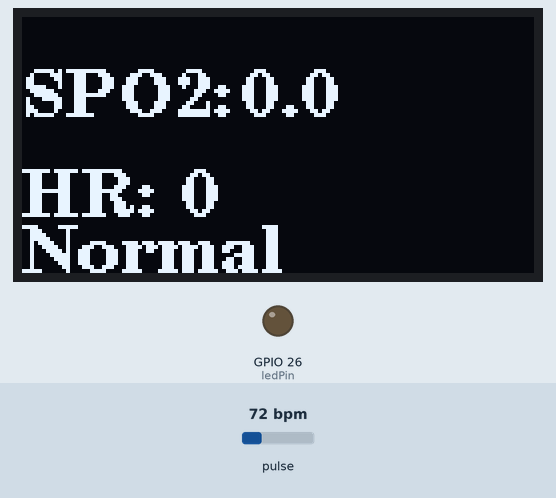
Simulated run of this sketch. Board: ESP32. Parts: 128×64 one-colour display, output pins drawn as LEDs (lit = HIGH). The test bench sets the inputs (shaded band); at power-on: pulse 72 bpm. WiFi joins after 1.5 s; servers stay silent unless stated; no MQTT or app messages arrive unless stated; what the sketch prints to the serial monitor is not drawn.

Above: at 2.7 s.
2.8 s: pulse set to 42 bpm
At 4.9 s:
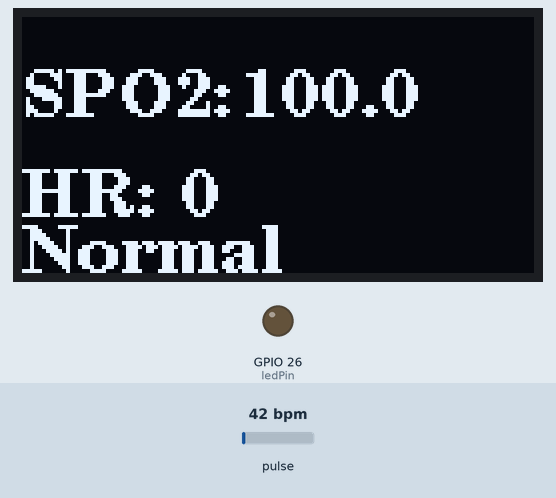
5.7 s: pulse set to 70 bpm
At 8.9 s:
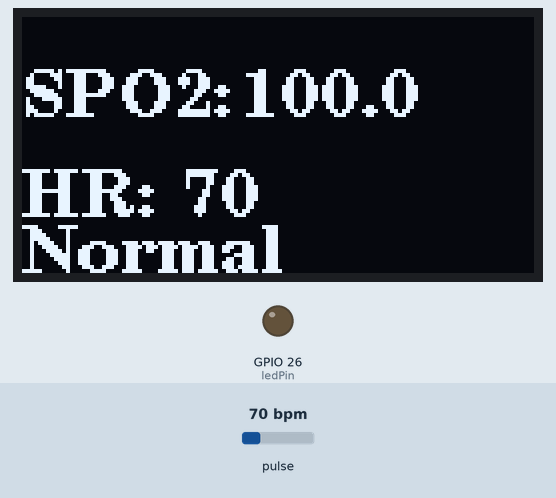
11.7 s: pulse set to 100 bpm
At 14.0 s:
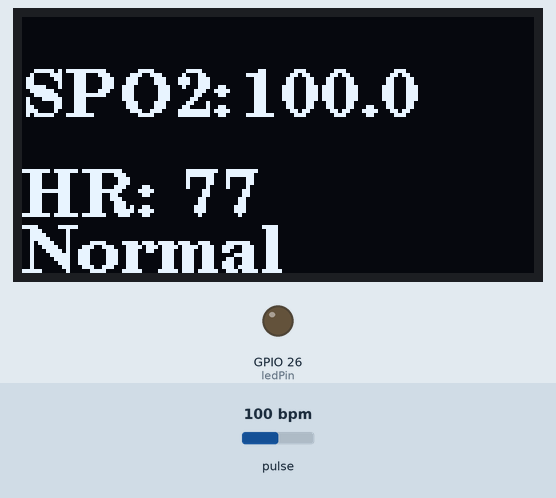
Timing chart, 0 to 15.4 s (numbered marks = the images above; inputs shaded):
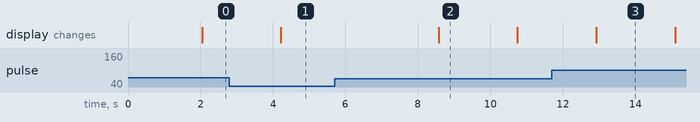

The sketch:

oximeter.ino
```cpp
#include <WiFi.h>
#include <WiFiClientSecure.h>
#include <PubSubClient.h>
#include <U8g2lib.h>
#include <Wire.h>
#include <math.h>
#include "MAX30105.h"
#include "heartRate.h"
#include "ca_cert.h"

const char* ssid = "YOUR_WIFI_SSID";
const char* password = "YOUR_WIFI_PASSWORD";

// EMQX Cloud 私有部署（MQTT over TLS）
const char* mqttServer = "YOUR_INSTANCE.ala.cn-hangzhou.emqxsl.cn";
const int mqttPort = 8883;
const char* clientId = "esp32-oxygen-001";
// 在 EMQX Cloud：访问控制 → 客户端认证 中创建，非 API Key
const char* mqttUser = "YOUR_MQTT_USER";
const char* mqttPassword = "YOUR_MQTT_PASSWORD";

const int ledPin = 26;
const char* pub_topic = "sensor/oxygen/status";
const char* sub_topic = "sensor/oxygen/control";

// 手指检测阈值（降低后更易触发）
const long FINGER_IR_THRESHOLD = 25000;
const long FINGER_RED_THRESHOLD = 5000;
const int FINGER_LOST_MAX = 5;

// MAX30102 为 18 位 ADC，262143 为满量程；超过此值说明 LED 过亮饱和
const long ADC_MAX = 262143;
const long ADC_SAT = 248000;
const long IR_TARGET_MIN = 80000;   // IR 偏低时自动增强 LED，利于心率检测
const byte LED_LEVEL_MAX = 0x55;
const byte LED_LEVEL_MIN = 0x18;

// 低血氧报警阈值（恢复正常后自动解除）
const float SPO2_ALARM_LOW = 88.0f;
const float SPO2_ALARM_CLEAR = 92.0f;
const int I2C_SDA = 21;
const int I2C_SCL = 22;

U8G2_SSD1306_128X64_NONAME_F_HW_I2C u8g2(U8G2_R0, U8X8_PIN_NONE);
WiFiClientSecure espClient;
PubSubClient client(espClient);
MAX30105 particleSensor;

float spo2 = 0;
float heartRate = 0;
bool isBlinking = false;
int ledState = 0;
unsigned long lastReportTime = 0;
unsigned long lastBlinkTime = 0;

const byte RATE_SIZE = 8;
byte rates[RATE_SIZE];
byte rateSpot = 0;
long lastBeat = 0;
float beatsPerMinute;
int beatAvg;
int lowSpo2Count = 0;

int getDisplayHeartRate() {
  int hr = beatAvg > 0 ? beatAvg : (int)(beatsPerMinute + 0.5f);
  // 光学心率常见半频误检（显示 30 实际约 60）
  if (hr > 0 && hr < 48) hr *= 2;
  if (hr > 150) hr = hr / 2;
  if (hr > 0 && hr < 50) return 0;
  return hr;
}

void processHeartBeat(long irValue) {
  if (irValue <= FINGER_IR_THRESHOLD) return;
  if (!checkForBeat(irValue)) return;

  long now = millis();
  if (lastBeat > 0) {
    long delta = now - lastBeat;
    // 只接受 50~140 BPM 对应的间隔，过滤 30 BPM 等半频误检
    if (delta >= 430 && delta <= 1200) {
      beatsPerMinute = 60000.0f / delta;
      if (beatsPerMinute <= 140 && beatsPerMinute >= 50) {
        rates[rateSpot++] = (byte)(beatsPerMinute + 0.5f);
        rateSpot %= RATE_SIZE;
        beatAvg = 0;
        for (byte x = 0; x < RATE_SIZE; x++) beatAvg += rates[x];
        beatAvg /= RATE_SIZE;
      }
    }
  }
  lastBeat = now;
}

// 血氧计算相关变量
const int SPO2_SAMPLE_SIZE = 25;  // 减小以加快首次出值
float irBuffer[SPO2_SAMPLE_SIZE];
float redBuffer[SPO2_SAMPLE_SIZE];
int sampleIndex = 0;
bool bufferFilled = false;
float calculatedSpO2 = 0;
float spo2Smoothed = 0;
int fingerLostCount = 0;
byte ledLevel = 0x32;

float calculateSpO2(float* redBuffer, float* irBuffer, int bufferSize);
void resetSpo2Buffer();

bool isSignalSaturated(long ir, long red) {
  return ir >= ADC_SAT || red >= ADC_SAT;
}

void setLedLevel(byte level) {
  ledLevel = level;
  particleSensor.setPulseAmplitudeRed(ledLevel);
  particleSensor.setPulseAmplitudeIR(ledLevel);
}

void autoAdjustLed(long ir, long red) {
  static unsigned long lastBoostMs = 0;

  if (isSignalSaturated(ir, red) && ledLevel > LED_LEVEL_MIN) {
    setLedLevel(ledLevel - 0x0C);
    resetSpo2Buffer();
    Serial.printf("信号饱和(IR=%ld RED=%ld)，LED降至 0x%02X\n", ir, red, ledLevel);
    return;
  }

  if (ir > FINGER_IR_THRESHOLD && ir < IR_TARGET_MIN && !isSignalSaturated(ir, red)
      && ledLevel < LED_LEVEL_MAX && millis() - lastBoostMs > 2000) {
    setLedLevel(ledLevel + 0x06);
    lastBoostMs = millis();
    Serial.printf("信号偏弱(IR=%ld)，LED升至 0x%02X\n", ir, ledLevel);
  }
}

void addSpo2Sample(long ir, long red) {
  if (isSignalSaturated(ir, red)) return;
  irBuffer[sampleIndex] = ir;
  redBuffer[sampleIndex] = red;
  sampleIndex++;
  if (sampleIndex >= SPO2_SAMPLE_SIZE) {
    sampleIndex = 0;
    bufferFilled = true;
  }
  if (bufferFilled) {
    float raw = calculateSpO2(redBuffer, irBuffer, SPO2_SAMPLE_SIZE);
    // 拒绝单次大幅跳水（如 96→74），避免误报警
    if (spo2Smoothed > 0 && raw < spo2Smoothed - 12.0f) {
      raw = spo2Smoothed - 4.0f;
    }
    if (spo2Smoothed <= 0) spo2Smoothed = raw;
    else spo2Smoothed = spo2Smoothed * 0.75f + raw * 0.25f;
    calculatedSpO2 = spo2Smoothed;
  }
}

void resetHeartRate() {
  beatAvg = 0;
  beatsPerMinute = 0;
  rateSpot = 0;
  lowSpo2Count = 0;
  for (byte i = 0; i < RATE_SIZE; i++) rates[i] = 0;
  lastBeat = millis();
}

void resetSpo2Buffer() {
  sampleIndex = 0;
  bufferFilled = false;
  calculatedSpO2 = 0;
  spo2Smoothed = 0;
  fingerLostCount = 0;
}

void callback(char* topic, byte* payload, unsigned int length) {
  String msg = "";
  for (int i = 0; i < length; i++) msg += (char)payload[i];
  if (msg.indexOf("stopAlarm") >= 0) {
    isBlinking = false;
    digitalWrite(ledPin, LOW);
    Serial.println("警报已关闭");
  }
}

void setup() {
  Serial.begin(115200);
  pinMode(ledPin, OUTPUT);

  Wire.begin(I2C_SDA, I2C_SCL);
  u8g2.begin();

  // 先初始化传感器，再连 WiFi
  Serial.println("初始化 MAX30102...");
  if (!particleSensor.begin(Wire, I2C_SPEED_STANDARD)) {
    Serial.println("MAX30102未找到，扫描 I2C 总线:");
    for (byte addr = 1; addr < 127; addr++) {
      Wire.beginTransmission(addr);
      if (Wire.endTransmission() == 0) {
        Serial.printf("  发现设备: 0x%02X\n", addr);
      }
    }
    Serial.println("请检查: SDA=21 SCL=22, 3.3V, GND");
    u8g2.clearBuffer();
    u8g2.drawStr(0, 30, "Sensor Error!");
    u8g2.sendBuffer();
    while (true) { delay(1000); yield(); }
  }

  Serial.println("MAX30102初始化成功");
  particleSensor.setup(
    0x32,
    2,
    2,
    200,   // 200Hz，提高心率采样
    411,
    16384
  );
  setLedLevel(0x32);
  particleSensor.setPulseAmplitudeGreen(0);
  Serial.println("手指轻放传感器上，勿用力按压");
  lastBeat = millis();

  Serial.println("连接WiFi...");
  WiFi.begin(ssid, password);
  while (WiFi.status() != WL_CONNECTED) { delay(500); Serial.print("."); }
  Serial.println("\nWiFi OK");

  espClient.setCACert(ca_cert);
  client.setServer(mqttServer, mqttPort);
  client.setCallback(callback);
  client.setBufferSize(512);
}

// 计算血氧的函数
float calculateSpO2(float* redBuffer, float* irBuffer, int bufferSize) {
  float sumIrAC = 0, sumRedAC = 0;
  float sumIrDC = 0, sumRedDC = 0;

  for (int i = 0; i < bufferSize; i++) {
    sumIrDC += irBuffer[i];
    sumRedDC += redBuffer[i];
  }
  float irDC = sumIrDC / bufferSize;
  float redDC = sumRedDC / bufferSize;

  for (int i = 0; i < bufferSize; i++) {
    sumIrAC += pow(irBuffer[i] - irDC, 2);
    sumRedAC += pow(redBuffer[i] - redDC, 2);
  }
  float irAC = sqrt(sumIrAC / bufferSize);
  float redAC = sqrt(sumRedAC / bufferSize);

  if (irDC <= 0 || redDC <= 0) return 0;

  float R = (redAC / redDC) / (irAC / irDC);
  float spO2 = 110.0 - 15.0 * R;

  if (spO2 > 100) spO2 = 100;
  if (spO2 < 0) spO2 = 0;

  return spO2;
}

void loop() {
  if (!client.connected()) {
    Serial.print("连接MQTT...");
    if (client.connect(clientId, mqttUser, mqttPassword)) {
      Serial.println("OK");
      client.subscribe(sub_topic);
    } else {
      Serial.print("失败:"); Serial.println(client.state());
      delay(2000);
    }
  }
  client.loop();

  long irValue = 0;
  long redValue = 0;

  for (byte n = 0; n < 20; n++) {
    irValue = particleSensor.getIR();
    if (irValue > FINGER_IR_THRESHOLD && !isSignalSaturated(irValue, 0)) {
      processHeartBeat(irValue);
    }
    if ((n % 4) == 0 && irValue > FINGER_IR_THRESHOLD) {
      redValue = particleSensor.getRed();
      autoAdjustLed(irValue, redValue);
      if (redValue > FINGER_RED_THRESHOLD && !isSignalSaturated(irValue, redValue)) {
        fingerLostCount = 0;
        addSpo2Sample(irValue, redValue);
      }
    }
  }

  bool fingerOn = (irValue > FINGER_IR_THRESHOLD && redValue > FINGER_RED_THRESHOLD
                   && !isSignalSaturated(irValue, redValue));
  if (fingerOn) {
    heartRate = getDisplayHeartRate();
    spo2 = calculatedSpO2;
  } else {
    fingerLostCount++;
    // 明显无手指时立即清零，避免松手后仍显示 100%
    if (irValue < FINGER_IR_THRESHOLD || redValue == 0) {
      fingerLostCount = FINGER_LOST_MAX;
    }
    if (fingerLostCount >= FINGER_LOST_MAX) {
      spo2 = 0;
      heartRate = 0;
      resetSpo2Buffer();
      resetHeartRate();
      isBlinking = false;
      digitalWrite(ledPin, LOW);
    }
  }

  // 报警：连续 3 次偏低才触发，恢复后自动解除
  if (spo2 > 0 && spo2 < SPO2_ALARM_LOW) {
    lowSpo2Count++;
    if (lowSpo2Count >= 3) isBlinking = true;
  } else {
    lowSpo2Count = 0;
    if (spo2 >= SPO2_ALARM_CLEAR || spo2 == 0) {
      isBlinking = false;
      digitalWrite(ledPin, LOW);
    }
  }

  if (isBlinking && millis() - lastBlinkTime > 500) {
    lastBlinkTime = millis();
    ledState = !ledState;
    digitalWrite(ledPin, ledState);
  }

  if (millis() - lastReportTime > 2000) {
    lastReportTime = millis();

    String p = "{\"spo2\":" + String(spo2, 1) + ",\"heartRate\":" + String(heartRate, 0) + ",\"isBlinking\":" + (isBlinking ? "1" : "0") + "}";
    Serial.println(p);
    Serial.print("IR: "); Serial.print(irValue);
    Serial.print(" RED: "); Serial.print(redValue);
    Serial.print(" HR: "); Serial.print(heartRate);
    Serial.print(" SPO2: "); Serial.print(spo2);
    if (irValue < FINGER_IR_THRESHOLD) Serial.print(" [未检测到手指]");
    else if (isSignalSaturated(irValue, redValue)) Serial.print(" [信号过强，请轻触]");
    Serial.println();

    if (client.connected()) client.publish(pub_topic, p.c_str());

    char spo2Buf[8];
    char hrBuf[8];
    snprintf(spo2Buf, sizeof(spo2Buf), "%.1f", spo2);
    snprintf(hrBuf, sizeof(hrBuf), "%.0f", heartRate);

    u8g2.clearBuffer();
    u8g2.setFont(u8g2_font_ncenB12_tr);
    u8g2.drawStr(0, 25, "SPO2:");
    u8g2.drawStr(55, 25, spo2Buf);
    u8g2.drawStr(0, 50, "HR:");
    u8g2.drawStr(40, 50, hrBuf);
    if (irValue < FINGER_IR_THRESHOLD) {
      u8g2.drawStr(0, 64, "Put finger...");
    } else if (isBlinking) {
      u8g2.drawStr(0, 64, "ALARM!");
    } else {
      u8g2.drawStr(0, 64, "Normal");
    }
    u8g2.sendBuffer();
  }
}
```

ca_cert.h
```cpp
#ifndef CA_CERT_H
#define CA_CERT_H

// 来源: emqxsl-ca.crt（EMQX Cloud 部署概览下载）
const char* ca_cert = R"EOF(
-----BEGIN CERTIFICATE-----
MIIDjjCCAnagAwIBAgIQAzrx5qcRqaC7KGSxHQn65TANBgkqhkiG9w0BAQsFADBh
MQswCQYDVQQGEwJVUzEVMBMGA1UEChMMRGlnaUNlcnQgSW5jMRkwFwYDVQQLExB3
d3cuZGlnaWNlcnQuY29tMSAwHgYDVQQDExdEaWdpQ2VydCBHbG9iYWwgUm9vdCBH
MjAeFw0xMzA4MDExMjAwMDBaFw0zODAxMTUxMjAwMDBaMGExCzAJBgNVBAYTAlVT
MRUwEwYDVQQKEwxEaWdpQ2VydCBJbmMxGTAXBgNVBAsTEHd3dy5kaWdpY2VydC5j
b20xIDAeBgNVBAMTF0RpZ2lDZXJ0IEdsb2JhbCBSb290IEcyMIIBIjANBgkqhkiG
9w0BAQEFAAOCAQ8AMIIBCgKCAQEAuzfNNNx7a8myaJCtSnX/RrohCgiN9RlUyfuI
2/Ou8jqJkTx65qsGGmvPrC3oXgkkRLpimn7Wo6h+4FR1IAWsULecYxpsMNzaHxmx
1x7e/dfgy5SDN67sH0NO3Xss0r0upS/kqbitOtSZpLYl6ZtrAGCSYP9PIUkY92eQ
q2EGnI/yuum06ZIya7XzV+hdG82MHauVBJVJ8zUtluNJbd134/tJS7SsVQepj5Wz
tCO7TG1F8PapspUwtP1MVYwnSlcUfIKdzXOS0xZKBgyMUNGPHgm+F6HmIcr9g+UQ
vIOlCsRnKPZzFBQ9RnbDhxSJITRNrw9FDKZJobq7nMWxM4MphQIDAQABo0IwQDAP
BgNVHRMBAf8EBTADAQH/MA4GA1UdDwEB/wQEAwIBhjAdBgNVHQ4EFgQUTiJUIBiV
5uNu5g/6+rkS7QYXjzkwDQYJKoZIhvcNAQELBQADggEBAGBnKJRvDkhj6zHd6mcY
1Yl9PMWLSn/pvtsrF9+wX3N3KjITOYFnQoQj8kVnNeyIv/iPsGEMNKSuIEyExtv4
NeF22d+mQrvHRAiGfzZ0JFrabA0UWTW98kndth/Jsw1HKj2ZL7tcu7XUIOGZX1NG
Fdtom/DzMNU+MeKNhJ7jitralj41E6Vf8PlwUHBHQRFXGU7Aj64GxJUTFy8bJZ91
8rGOmaFvE7FBcf6IKshPECBV1/MUReXgRPTqh5Uykw7+U0b6LJ3/iyK5S9kJRaTe
pLiaWN0bfVKfjllDiIGknibVb63dDcY3fe0Dkhvld1927jyNxF1WW6LZZm6zNTfl
MrY=
-----END CERTIFICATE-----
)EOF";

#endif
```

Measured:
- after the input at 2.8 s, the display: changes after 1.4 s (image 1)
- after the input at 5.7 s, the display: changes after 2.9 s (image 2)
- after the input at 11.7 s, the display: changes after 1.2 s (image 3)
- what the display in image 2 shows lasts 2.1 s, from 8.6 s to 10.7 s
